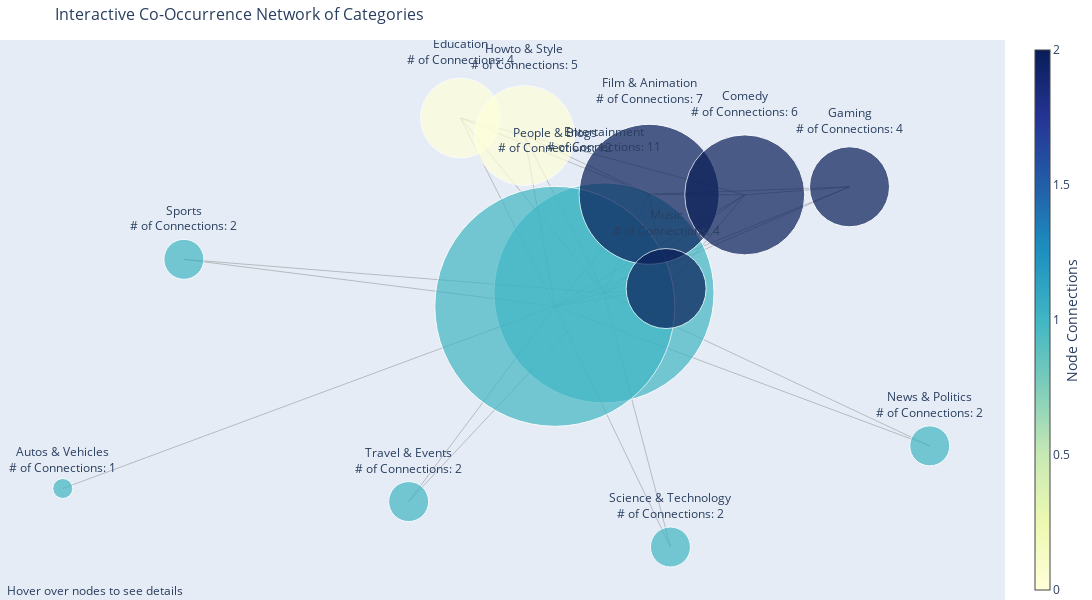

Write notebook code for a chart like this one.
### Markdown cell above
After visualizing the co-occurrence network, we will apply clustering techniques to identify distinct groups of categories more clearly. This will help us pinpoint content clusters that frequently co-occur, revealing patterns in how channels organize their topics. To achieve this, we will use **Louvain's method**, a community detection algorithm that maximizes modularity to find optimal groupings. The method works by iteratively assigning nodes (categories) to communities in a way that increases the density of edges within communities while minimizing the density between them, providing clear, meaningful clusters.

Let's make things more interactive!

### Code cell
# Interactive co-occurrence network
plot_generation.plot_interactive_co_occurrence_network(co_occurrence_matrix)

### Figure 1 — Plotly figure (JSON) as saved in the notebook; plotly's stock layout.template omitted (floating-point values rounded to 4 significant figures)
{"data": [{"hoverinfo": "none", "line": {"color": "#888", "width": 0.5}, "mode": "lines", "type": "scatter", "x": [0.08371, -0.3074, null, 0.08371, -0.01482, null, 0.08371, 0.2166, null, 0.08371, 0.7358, null, 0.08371, -0.7574, null, 0.08371, 0.174, null, 0.08371, -0.2037, null, 0.08371, 0.3654, null, 0.08371, -0.07554, null, 0.08371, 0.2081, null, 0.08371, 0.5752, null, -0.3074, -0.01482, null, -0.01482, 0.2166, null, -0.01482, 0.7358, null, -0.01482, -0.7574, null, -0.01482, 0.174, null, -0.01482, -0.2037, null, -0.01482, 0.3654, null, -0.01482, -0.07554, null, -0.01482, 0.5752, null, -0.01482, 0.2081, null, -0.01482, -1, null, 0.174, -0.2037, null, 0.174, 0.3654, null, 0.174, -0.07554, null, 0.174, 0.2081, null, 0.174, 0.5752, null, -0.2037, -0.07554, null, 0.3654, 0.2081, null, 0.3654, 0.5752, null, 0.3654, -0.07554, null], "y": [0.03526, -0.5951, null, 0.03526, -0.005239, null, 0.03526, -0.7323, null, 0.03526, -0.4268, null, 0.03526, 0.1367, null, 0.03526, 0.3332, null, 0.03526, 0.5636, null, 0.03526, 0.3314, null, 0.03526, 0.5107, null, 0.03526, 0.04838, null, 0.03526, 0.3558, null, -0.5951, -0.005239, null, -0.005239, -0.7323, null, -0.005239, -0.4268, null, -0.005239, 0.1367, null, -0.005239, 0.3332, null, -0.005239, 0.5636, null, -0.005239, 0.3314, null, -0.005239, 0.5107, null, -0.005239, 0.3558, null, -0.005239, 0.04838, null, -0.005239, -0.5556, null, 0.3332, 0.5636, null, 0.3332, 0.3314, null, 0.3332, 0.5107, null, 0.3332, 0.04838, null, 0.3332, 0.3558, null, 0.5636, 0.5107, null, 0.3314, 0.04838, null, 0.3314, 0.3558, null, 0.3314, 0.5107, null]}, {"hoverinfo": "text", "marker": {"color": [1, 1, 1, 1, 1, 1, 2, 0, 2, 0, 2, 2, 1], "colorbar": {"thickness": 15, "title": {"side": "right", "text": "Node Connections"}, "xanchor": "left"}, "colorscale": [[0, "rgb(255,255,217)"], [0.125, "rgb(237,248,177)"], [0.25, "rgb(199,233,180)"], [0.375, "rgb(127,205,187)"], [0.5, "rgb(65,182,196)"], [0.625, "rgb(29,145,192)"], [0.75, "rgb(34,94,168)"], [0.875, "rgb(37,52,148)"], [1, "rgb(8,29,88)"]], "showscale": true, "size": [220, 40, 240, 40, 40, 40, 140, 80, 120, 100, 80, 80, 20]}, "mode": "markers+text", "text": ["Entertainment<br># of Connections: 11", "Travel & Events<br># of Connections: 2", "People & Blogs<br># of Connections: 12", "Science & Technology<br># of Connections: 2", "News & Politics<br># of Connections: 2", "Sports<br># of Connections: 2", "Film & Animation<br># of Connections: 7", "Education<br># of Connections: 4", "Comedy<br># of Connections: 6", "Howto & Style<br># of Connections: 5", "Music<br># of Connections: 4", "Gaming<br># of Connections: 4", "Autos & Vehicles<br># of Connections: 1"], "textposition": "top center", "type": "scatter", "x": [0.08371, -0.3074, -0.01482, 0.2166, 0.7358, -0.7574, 0.174, -0.2037, 0.3654, -0.07554, 0.2081, 0.5752, -1], "y": [0.03526, -0.5951, -0.005239, -0.7323, -0.4268, 0.1367, 0.3332, 0.5636, 0.3314, 0.5107, 0.04838, 0.3558, -0.5556]}], "layout": {"annotations": [{"showarrow": false, "text": "Hover over nodes to see details", "x": 0.005, "xref": "paper", "y": -0.002, "yref": "paper"}], "height": 600, "hovermode": "closest", "margin": {"b": 0, "l": 0, "r": 0, "t": 40}, "showlegend": false, "title": {"font": {"size": 16}, "text": "Interactive Co-Occurrence Network of Categories"}, "width": 1200, "xaxis": {"showgrid": false, "showticklabels": false, "zeroline": false}, "yaxis": {"showgrid": false, "showticklabels": false, "zeroline": false}}}
